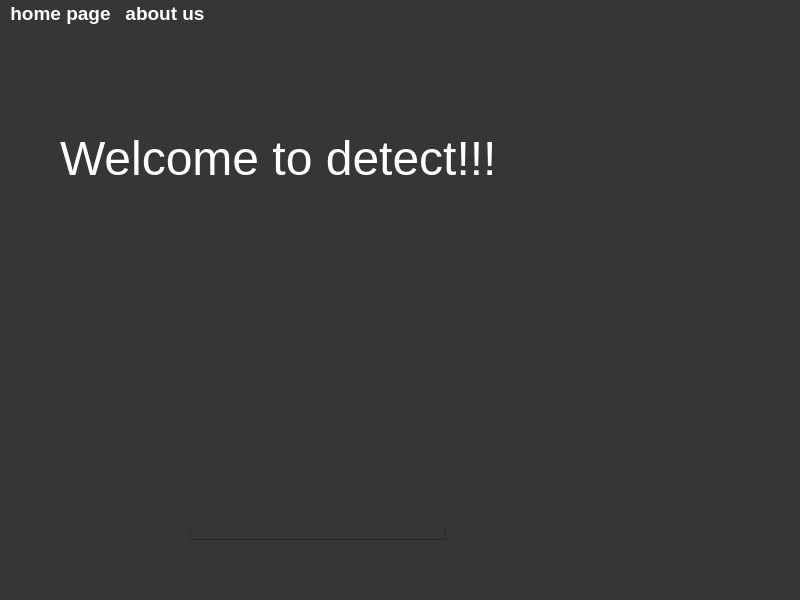
<?xml version="1.0" encoding="UTF-8"?>
<ui version="4.0">
 <class>MainWindow</class>
 <widget class="QMainWindow" name="MainWindow">
  <property name="geometry">
   <rect>
    <x>0</x>
    <y>0</y>
    <width>800</width>
    <height>600</height>
   </rect>
  </property>
  <property name="windowTitle">
   <string>MainWindow</string>
  </property>
  <property name="styleSheet">
   <string notr="true">background-color: rgb(54, 54, 54);</string>
  </property>
  <widget class="QWidget" name="centralwidget">
   <widget class="QLabel" name="label">
    <property name="geometry">
     <rect>
      <x>60</x>
      <y>20</y>
      <width>451</width>
      <height>221</height>
     </rect>
    </property>
    <property name="styleSheet">
     <string notr="true">color: rgb(255, 255, 255);
font-size: 36pt </string>
    </property>
    <property name="text">
     <string>Welcome to detect!!!</string>
    </property>
   </widget>
   <widget class="QGraphicsView" name="graphicsView">
    <property name="geometry">
     <rect>
      <x>190</x>
      <y>320</y>
      <width>256</width>
      <height>192</height>
     </rect>
    </property>
   </widget>
   <widget class="QLabel" name="label_2">
    <property name="geometry">
     <rect>
      <x>80</x>
      <y>10</y>
      <width>531</width>
      <height>491</height>
     </rect>
    </property>
    <property name="text">
     <string/>
    </property>
    <property name="pixmap">
     <pixmap>xray1.png</pixmap>
    </property>
   </widget>
   <zorder>graphicsView</zorder>
   <zorder>label_2</zorder>
   <zorder>label</zorder>
  </widget>
  <widget class="QMenuBar" name="menubar">
   <property name="geometry">
    <rect>
     <x>0</x>
     <y>0</y>
     <width>800</width>
     <height>31</height>
    </rect>
   </property>
   <property name="font">
    <font>
     <pointsize>14</pointsize>
     <weight>75</weight>
     <bold>true</bold>
     <strikeout>false</strikeout>
    </font>
   </property>
   <property name="autoFillBackground">
    <bool>false</bool>
   </property>
   <property name="styleSheet">
    <string notr="true">color: rgb(255, 255, 255);</string>
   </property>
   <widget class="QMenu" name="menuhome_page">
    <property name="title">
     <string>home page</string>
    </property>
   </widget>
   <widget class="QMenu" name="menuabout_us">
    <property name="title">
     <string>about us</string>
    </property>
    <addaction name="actionhandle"/>
   </widget>
   <addaction name="menuhome_page"/>
   <addaction name="menuabout_us"/>
  </widget>
  <widget class="QStatusBar" name="statusbar"/>
  <action name="actionhandle">
   <property name="text">
    <string>handle</string>
   </property>
  </action>
 </widget>
 <resources>
  <include location="window.qrc"/>
 </resources>
 <connections/>
</ui>
